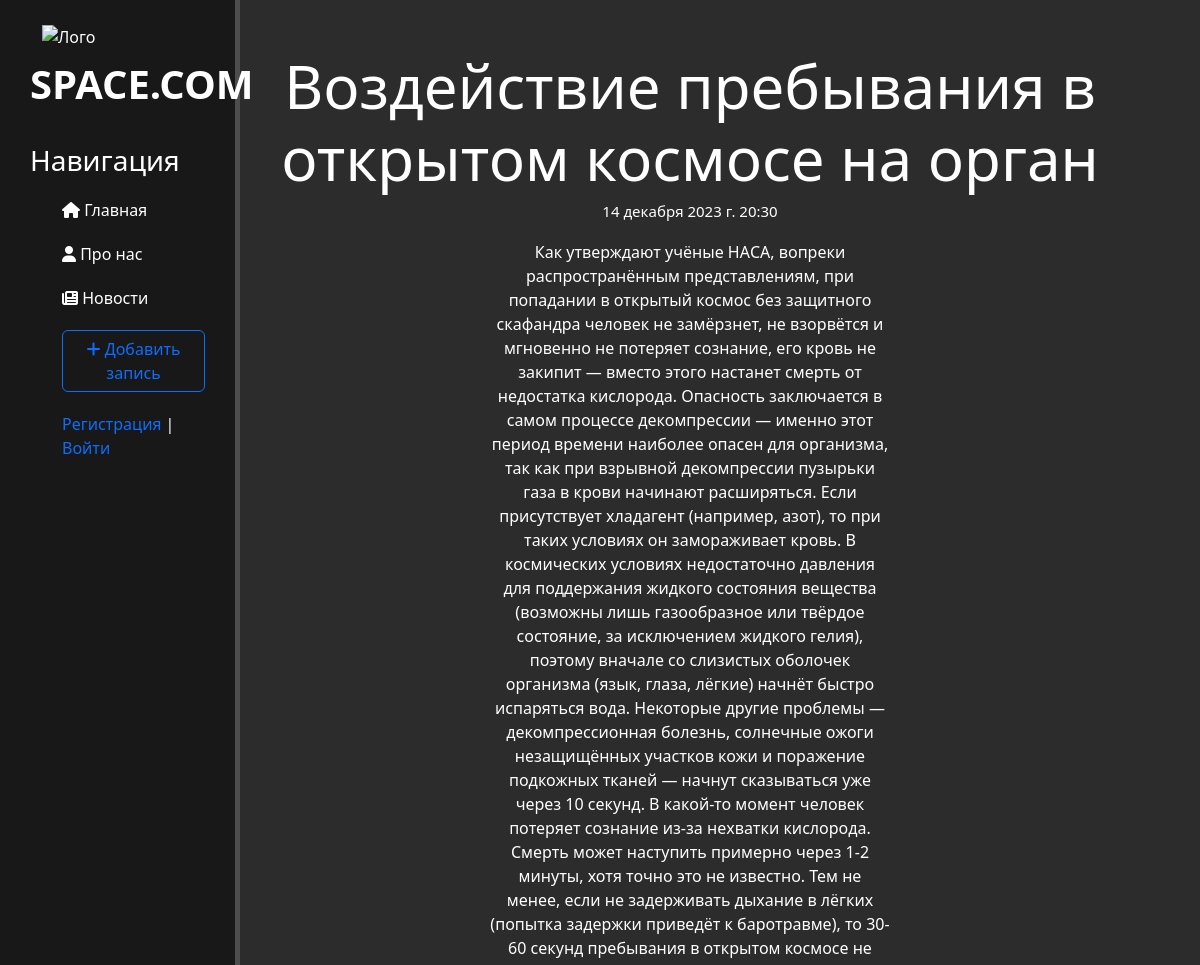
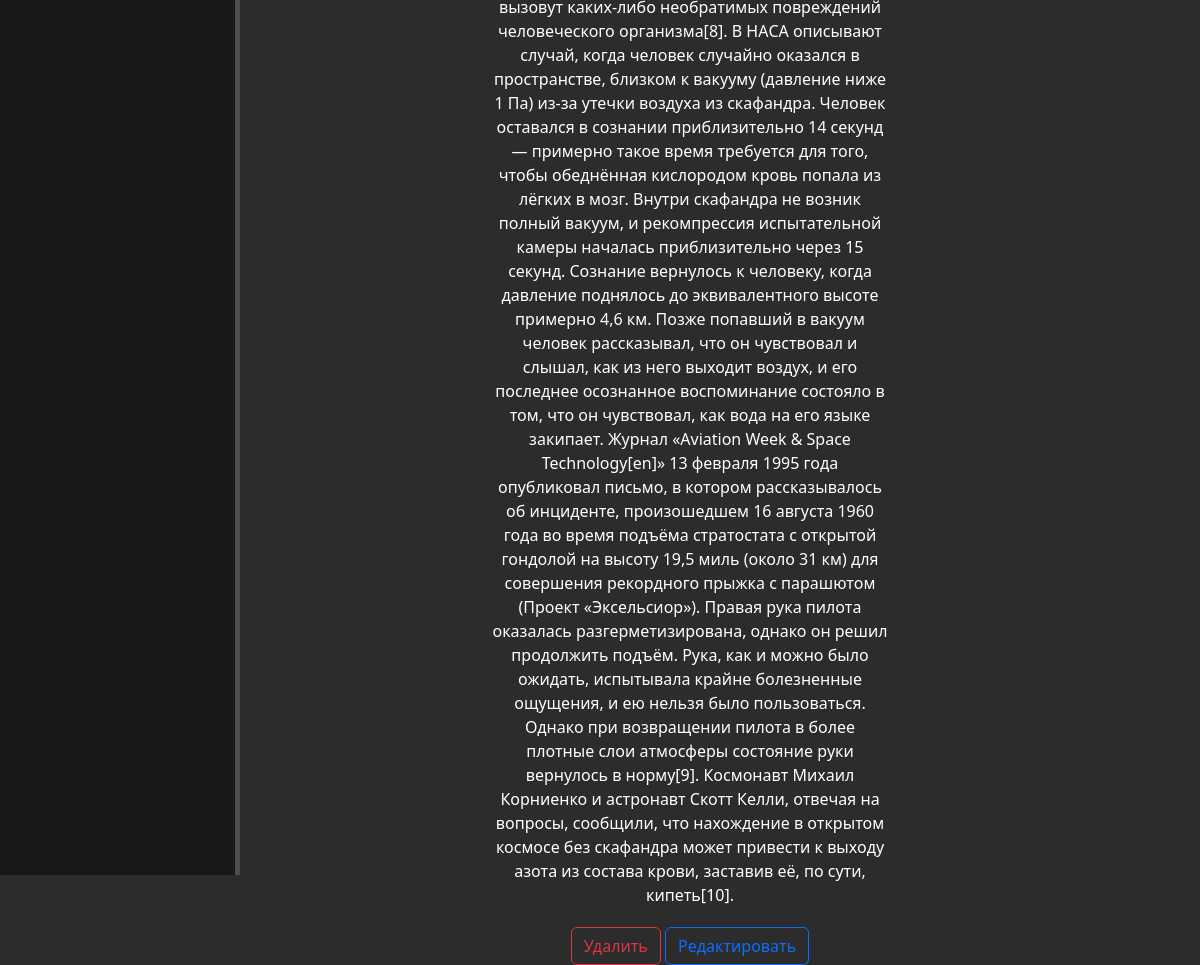
/news/6, run on the app's committed database (2 pictures, top to bottom).
### news/models.py (models this page shows, shortened)
class Articles(models.Model):
    title = models.CharField('Название', max_length = 50) # max 250 символов
    anons = models.CharField('Анонс', max_length = 250)
    full_text = models.TextField('Статья')
    date = models.DateTimeField('Дата и время публикации')
    cat = models.ForeignKey('Category', on_delete=models.PROTECT, null = True)
    class Meta:
        verbose_name = 'Новость'
        verbose_name_plural = 'Новости'

### news/views.py (the view)
# urls.py: path('<int:pk>', views.NewsDetalView.as_view(), name ='news-detail'), # <int:pk> динамический параметр
class NewsDetalView(DetailView):
    model = Articles
    template_name = 'news/details_view.html'
    context_object_name = 'article'

### news/templates/news/details_view.html (shortened to what this page needs)
{% extends 'main/layout.html' %} # наследуемся от layout.html
{% block content %}
    <div class="features">
       <h1>{{ article.title }}</h1>
       <h6>{{ article.date }}</h6>
       <p>{{ article.full_text }}</p>
       <a href="{% url 'news-delete' article.id %}" class="btn btn-outline-danger">Удалить</a>
       <a href="{% url 'news-update' article.id %}" class="btn btn-outline-primary">Редактировать</a>
    </div>
{% endblock %}

### main/static/main/css/main.css (style rules this page uses)
body { background: #2c2c2c; }
a, u { text-decoration: none; }
main .features { float: left; color: #ffffff; margin-top: 50px; text-align: center; width: 75%; }
.features h1 { font-size: 60px; }
.features p { max-width: 400px; margin: 20px auto }
.features h6 { font-size: 15px; }

### data on the page
Articles: title "Воздействие пребывания в открытом космосе на орган", date "14 декабря 2023 г. 20:30", full_text "Как утверждают учёные НАСА, вопреки распространённым представлениям, при попадании в открытый космос без защитного скафандра человек не замёрзнет, не взорвётся и мгновенно не потеряет сознание, его кровь не закипит — вместо этого настанет смерть от недостатка кислорода. Опасность заключается в самом процессе декомпрессии — именно этот период времени наиболее опасен для организма, так как при взрывной декомпрессии пузырьки газа в крови начинают расширяться. Если присутствует хладагент (например, азот), то при таких условиях он замораживает кровь. В космических условиях недостаточно давления для поддержания жидкого состояния вещества (возможны лишь газообразное или твёрдое состояние, за…"
